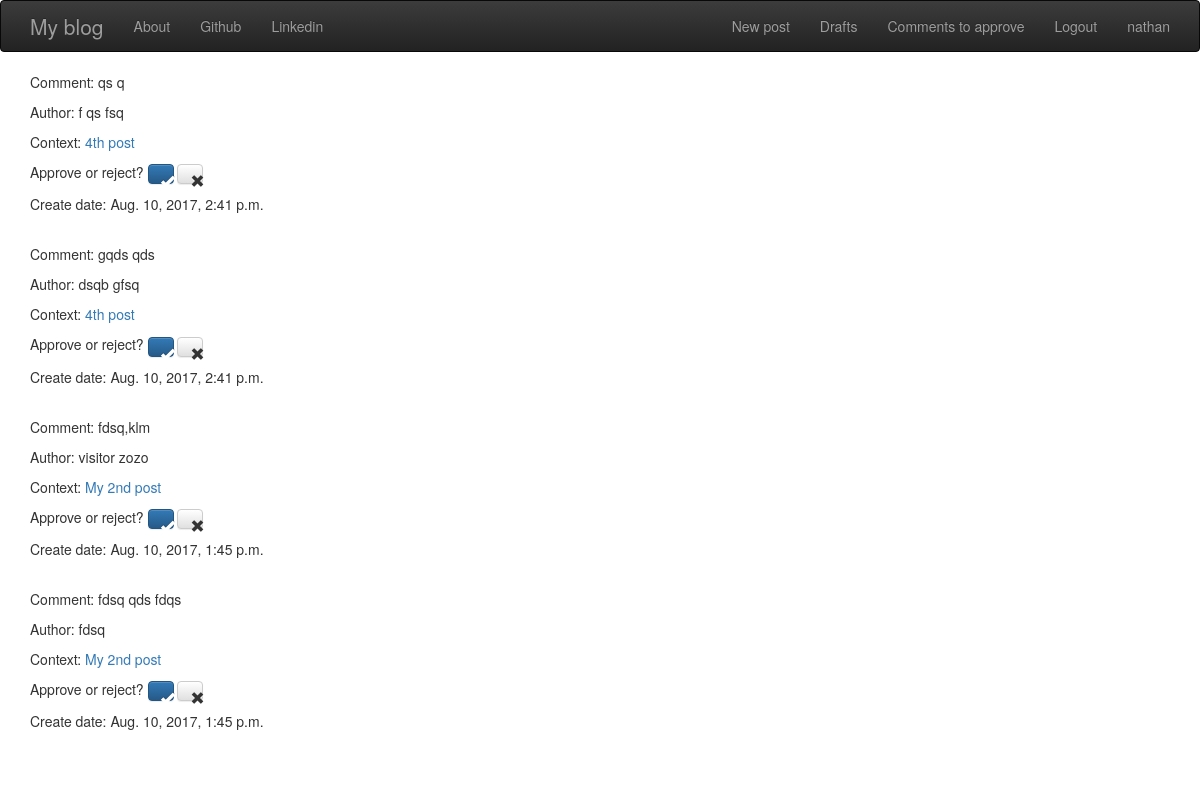
The page /comments/ (signed in) on the database its author committed.
### blog/models.py (models this page shows, shortened)
class Comment(models.Model):
    post = models.ForeignKey('blog.Post', related_name="comments") # avoid to do post.comment_set.all() to get the Comment objects
    author = models.CharField(max_length=56)
    text = models.TextField()
    create_date = models.DateTimeField(default=timezone.now)
    approved_comment = models.BooleanField(default=False)

class Post(models.Model):
    author = models.ForeignKey('auth.User') # no related_name arg to this ForeignKey because we won't reference it in our methods
    title = models.CharField(max_length=64)
    text = models.TextField()
    create_date = models.DateTimeField(default=timezone.now) # Django just wants timezone.now - not timezone.now(), as opposed to in the publish method
    published_date = models.DateTimeField(blank=True,null=True)
    def publish(self):
        self.published_date = timezone.now()
        self.save() # a self.save() is always needed whenever we act on a model

### blog/views.py (the view)
# urls.py: url(r'^comments/$',views.CommentListView.as_view(),name="comments_to_approve"),
class CommentListView(LoginRequiredMixin,ListView):
    login_url = '/login/'
    model = Comment
    def get_queryset(self):
        return Comment.objects.filter(approved_comment=False).order_by('-create_date')

### blog/templates/blog/comment_list.html
{% extends 'blog/base.html' %}
{% block content %}
<div class="centerstage">
  {% for comment in comment_list %}
  <div id="comment_approve">
    <p>Comment: {{ comment.text }}</p>
    <p>Author: {{ comment.author }}</p>
    <p>Context: <a href="{% url 'post_detail' pk=comment.post.pk %}">{{comment.post.title}}</a></p>
    <p>Approve or reject?
    <a class="btn btn-primary btn-size" href="{% url 'comment_approve' pk=comment.pk %}">
      <span class="glyphicon glyphicon-ok"></span>
    </a>
    <a class="btn btn-default btn-size" href="{% url 'comment_remove' pk=comment.pk %}">
      <span class="glyphicon glyphicon-remove"></span>
    </a>
    </p>
    <p>Create date: {{ comment.create_date }}</p>
  </div>
  {% endfor %}
</div>
{% endblock %}

### blog/templates/blog/base.html (shortened to what this page needs)
<!DOCTYPE html>
{% load staticfiles %}
<html>
  <head>
    <link rel="stylesheet" href="https://maxcdn.bootstrapcdn.com/bootstrap/3.3.7/css/bootstrap.min.css">
    <link rel="stylesheet" href="https://maxcdn.bootstrapcdn.com/bootstrap/3.3.7/css/bootstrap-theme.min.css">
    <link rel="stylesheet" href="//cdn.jsdelivr.net/medium-editor/latest/css/medium-editor.min.css" type="text/css" media="screen" charset="utf-8">
    <link rel="stylesheet" href="{% static 'css/blog.css' %}">
  </head>
  <body>
    <nav class="navbar navbar-inverse">
      <div class="container">
        <ul class="nav navbar-nav">
          <li><a class="navbar-brand bigbrand" href="{% url 'post_list' %}">My blog</a></li>
          <li><a href="{% url 'about' %}">About</a></li>
          <li><a href="https://github.com">Github</a></li>
          <li><a href="https://linkedin.com">Linkedin</a></li>
        </ul>
        <ul class="nav navbar-nav navbar-right">
          {% if user.is_authenticated %}
          <li>
            <a href="{% url 'post_new' %}">New post</a>
          </li>
          <li>
            <a href="{% url 'post_draft_list' %}">Drafts</a>
          </li>
          <li>
            <a href="{% url 'comments_to_approve' %}">Comments to approve</a>
          </li>
          <li>
            <a href="{% url 'logout' %}">Logout</a>
          </li>
          <li>
            <a>{{user.username}}</a>
          </li>
          {% else %}
            <li><a href="{% url 'login' %}"><span class="glyphicon glyphicon-user"></span></a></li>
          {% endif %}
        </ul>
      </div>
    </nav>
    <div class="content container">
      <div class="row">
        <div class="col-md-8">
          <div class="blog_posts">
            {% block content%}
            {% endblock %}
          </div>
        </div>
      </div>
    </div>
  </body>
</html>

### blog/static/css/blog.css (style rules this page uses)
.bigbrand { font-size: 1.5em; }
.centerstage { margin: auto; }
.btn-size { height: 20px; width: 20px; }
#comment_approve { margin-bottom: 30px; }

### rows shown on the page
Comment: text "qs q", author "f qs fsq", post "4th post", create_date "Aug. 10, 2017, 2:41 p.m."
Comment: text "gqds qds", author "dsqb gfsq", post "4th post", create_date "Aug. 10, 2017, 2:41 p.m."
Comment: text "fdsq,klm", author "visitor zozo", post "My 2nd post", create_date "Aug. 10, 2017, 1:45 p.m."
Comment: text "fdsq qds fdqs", author "fdsq", post "My 2nd post", create_date "Aug. 10, 2017, 1:45 p.m."

### other values the page prints
{{ user.username }} "nathan"
